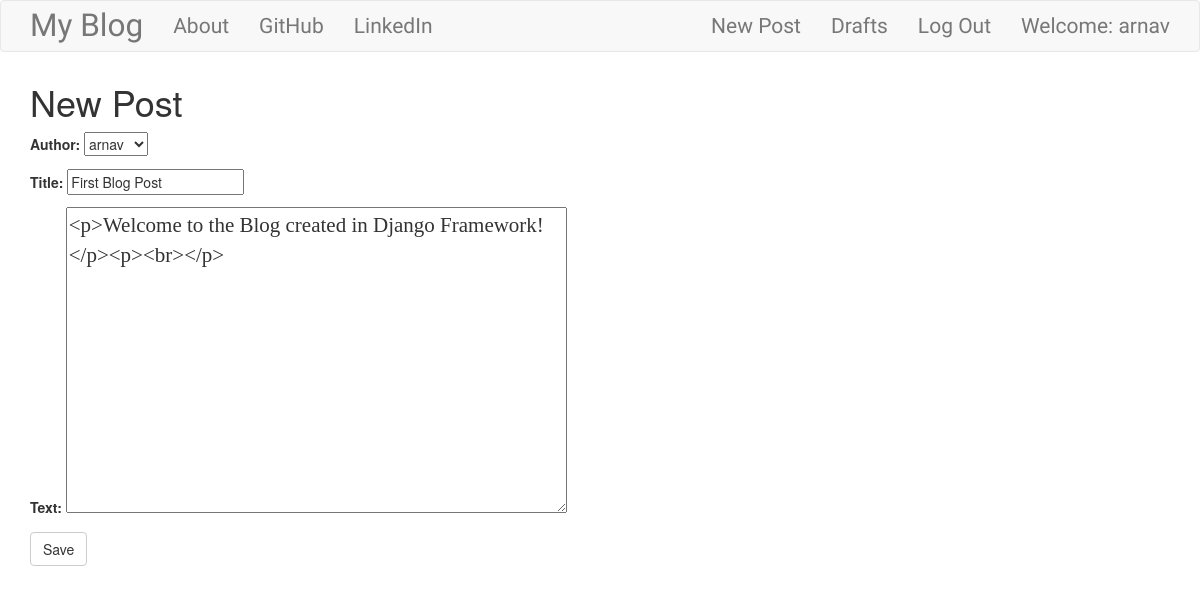
Screenshot of /post/2/edit/ (signed in) with the database file from the repository.
### blog/models.py (models this page shows, shortened)
class Post(models.Model):
    author = models.ForeignKey('auth.User',on_delete=models.CASCADE)
    title = models.CharField(max_length=200)
    text = models.TextField()
    created_date = models.DateTimeField(default=timezone.now)
    published_date = models.DateTimeField(blank=True, null=True)

### blog/views.py (the view)
# urls.py: url(r'^post/(?P<pk>\d+)/edit/$',views.PostUpdateView.as_view(),name='post_edit'),
class PostUpdateView(LoginRequiredMixin,UpdateView):
    login_url = '/login/'
    redirect_field_name = 'blog/post_detail.html'
    form_class = PostForm
    model = Post

### blog/forms.py
class PostForm(forms.ModelForm):
    class Meta:
        model = Post
        fields = ('author','title', 'text',)
        widgets = {
            'title': forms.TextInput(attrs={'class': 'textinputclass'}),
            'text': forms.Textarea(attrs={'class': 'editable medium-editor-textarea postcontent'}),
        }

### blog/templates/blog/post_form.html (shortened to what this page needs)
{%extends 'blog/base.html'%}
{%block body_block%}
<h1>New Post</h1>
<form class="post-form" method="post">
  {{form.as_p}}
  <button type="submit" class="save btn btn-default">Save</button>
</form>
{%endblock%}

### blog/templates/blog/base.html (shortened to what this page needs)
<!DOCTYPE html>
{%load staticfiles%}
<html lang="en" dir="ltr">
  <head>
    <link rel="stylesheet" href="https://maxcdn.bootstrapcdn.com/bootstrap/3.3.7/css/bootstrap.min.css">
    <link rel="stylesheet" href="//cdn.jsdelivr.net/npm/medium-editor@latest/dist/css/medium-editor.min.css" type="text/css" media="screen" charset="utf-8">
    <link rel="stylesheet" href="{%static 'css/blog.css'%}">
  </head>
  <body>
    <nav class="navbar navbar-default techfont custom-navbar">
      <div class="container">
        <ul class="nav navbar-nav">
        <li><a class="navbar-brand bigbrand" href="{%url 'post_list' %}">My Blog</a></li>
        <li><a  href="{%url 'about'%}">About</a></li>
        <li><a  href="https://www.github.com">GitHub</a></li>
        <li><a  href="https://www.linkedin.com">LinkedIn</a></li>
        </ul>
        <ul class="nav navbar-nav navbar-right">
          {%if user.is_authenticated %}
          <li>
            <a href="{%url 'post_new'%}">New Post</a>
          </li>
          <li>
            <a href="{%url 'post_draft_list'%}">Drafts</a>
          </li>
          <li>
            <a href="{%url 'logout'%}">Log Out</a>
          </li>
          <li>
            <a>Welcome: {{user.username}}</a>
          </li>
          {%else%}
          <li><a href="{%url 'login'%}"> <span class='glyphicon glyphicon-user'></span></a></li>
          {%endif%}
        </ul>
      </div>
    </nav>
    <div class="content container">
      <div class="row">
        <div class="col-md-8">
          <div class="blog_posts">
            {%block body_block%}
            {%endblock%}
          </div>
        </div>
      </div>
    </div>
  </body>
</html>

### blog/static/css/blog.css (style rules this page uses)
.techfont { font-family: 'Calligraffitti', cursive; font-size: 1.5em; margin-bottom: 10px; }
.bigbrand { font-size: 1.5em; }
.postcontent { font-family: 'Montserrat'; font-size: 1.5em; }
body { background-image: url("https://moodle.royalholloway.ac.uk/theme/lambda/Documentation/assets/img/page_bg/page_bg_01.jpg"); background-repeat: no-repeat; background-size: cover; }

### rows the page displays
Post: author "arnav", title "First Blog Post", text "<p>Welcome to the Blog created in Django Framework!</p><p><br></p>"

### other values shown
{{ user.username }} "arnav"
